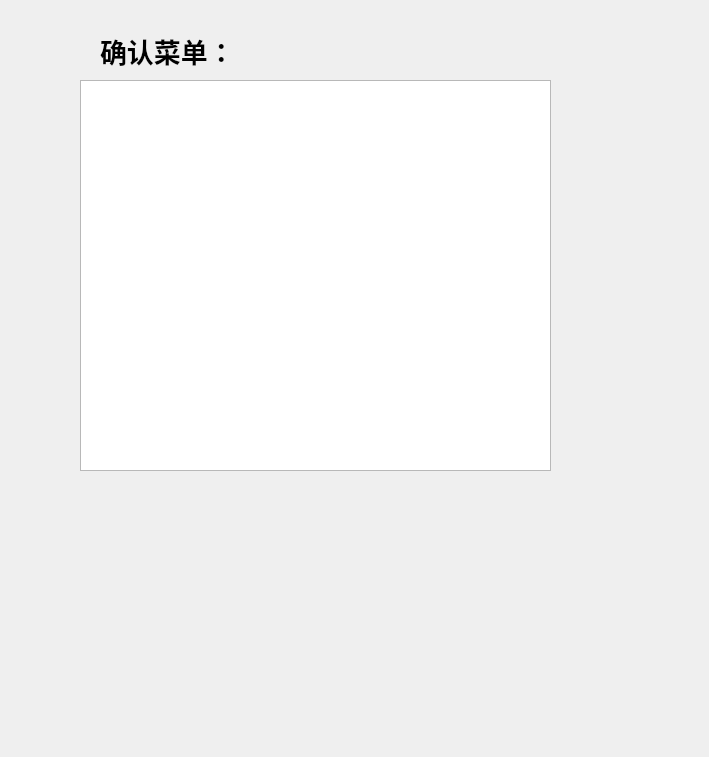
<?xml version="1.0" encoding="UTF-8"?>
<ui version="4.0">
 <class>pay_check</class>
 <widget class="QWidget" name="pay_check">
  <property name="geometry">
   <rect>
    <x>0</x>
    <y>0</y>
    <width>709</width>
    <height>757</height>
   </rect>
  </property>
  <property name="windowTitle">
   <string>Form</string>
  </property>
  <widget class="QPlainTextEdit" name="plainTextEdit_check">
   <property name="geometry">
    <rect>
     <x>80</x>
     <y>80</y>
     <width>471</width>
     <height>391</height>
    </rect>
   </property>
  </widget>
  <widget class="QLabel" name="label_wechat">
   <property name="geometry">
    <rect>
     <x>370</x>
     <y>550</y>
     <width>171</width>
     <height>101</height>
    </rect>
   </property>
   <property name="text">
    <string/>
   </property>
   <property name="pixmap">
    <pixmap resource="../QTphoto/image.qrc">:/pay/pay_wechat.jpg</pixmap>
   </property>
   <property name="scaledContents">
    <bool>true</bool>
   </property>
  </widget>
  <widget class="QLabel" name="label_check">
   <property name="geometry">
    <rect>
     <x>100</x>
     <y>30</y>
     <width>141</width>
     <height>41</height>
    </rect>
   </property>
   <property name="font">
    <font>
     <family>微软雅黑 Light</family>
     <pointsize>20</pointsize>
     <weight>75</weight>
     <bold>true</bold>
    </font>
   </property>
   <property name="text">
    <string>确认菜单：</string>
   </property>
  </widget>
  <widget class="QLabel" name="label_zfb">
   <property name="geometry">
    <rect>
     <x>90</x>
     <y>550</y>
     <width>171</width>
     <height>101</height>
    </rect>
   </property>
   <property name="text">
    <string/>
   </property>
   <property name="pixmap">
    <pixmap resource="../QTphoto/image.qrc">:/pay/pay_zfb.jpg</pixmap>
   </property>
   <property name="scaledContents">
    <bool>true</bool>
   </property>
  </widget>
 </widget>
 <resources>
  <include location="../QTphoto/image.qrc"/>
 </resources>
 <connections/>
</ui>
